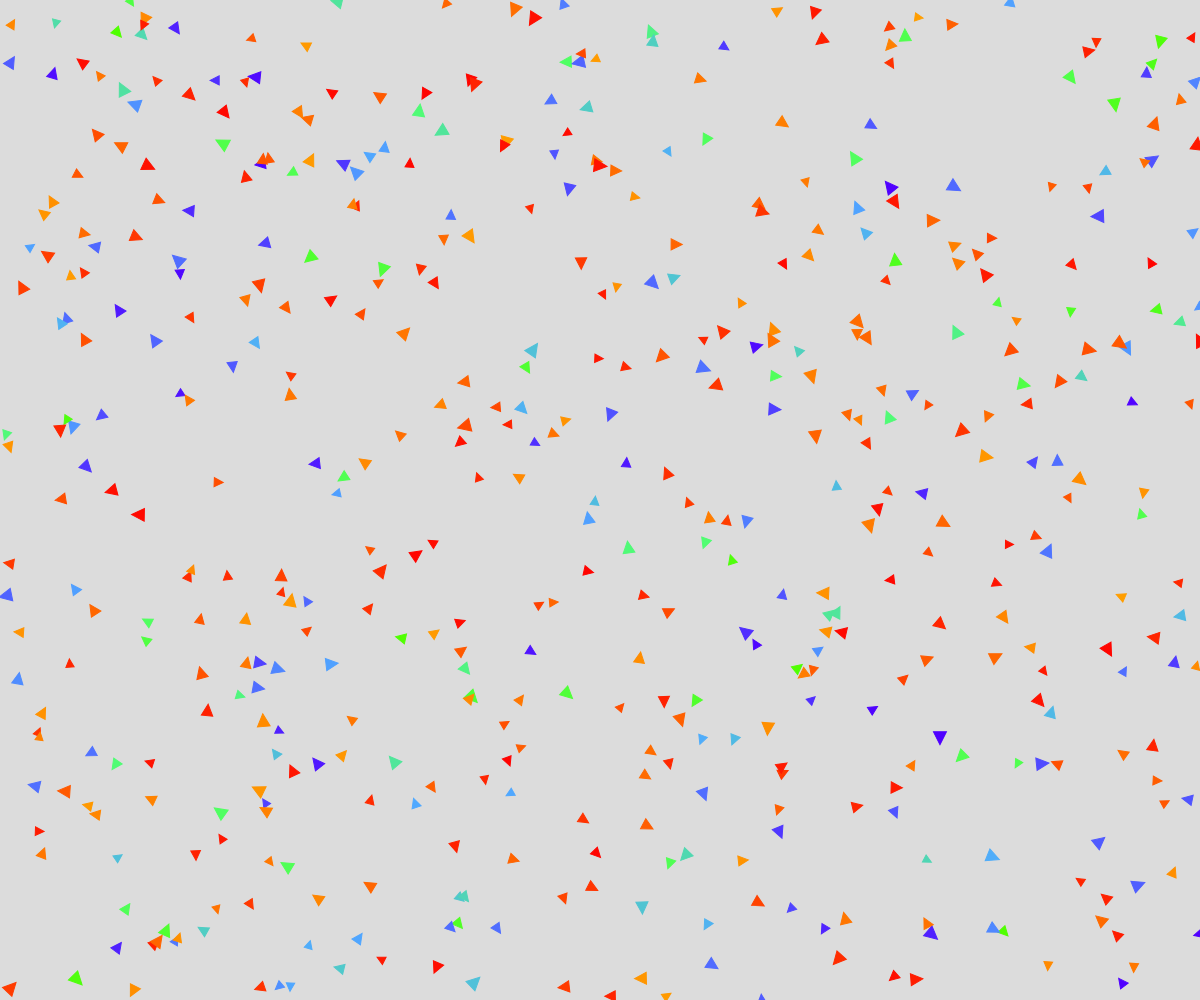
Frame 1 (no input)
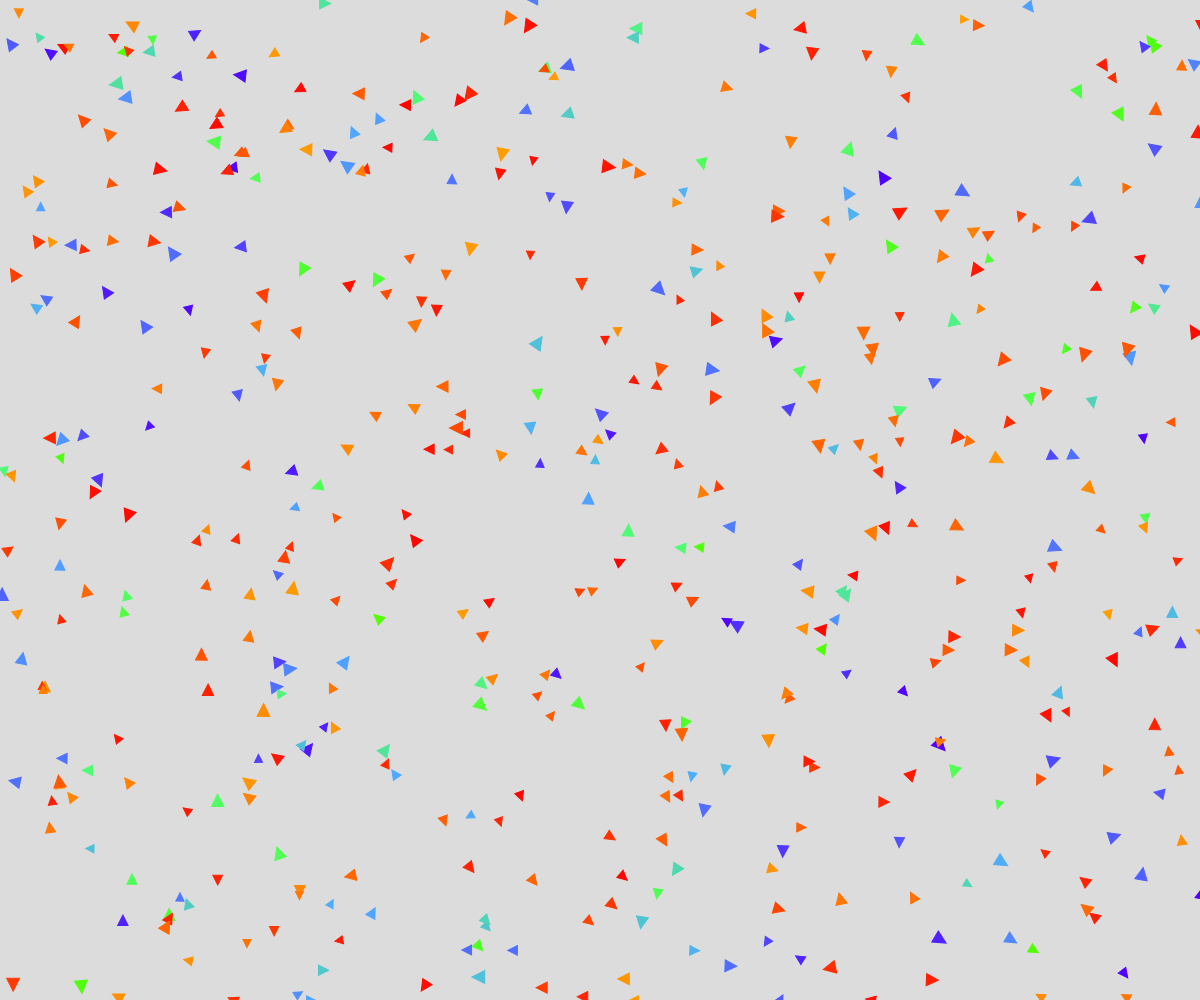
Frame 60 (no input)
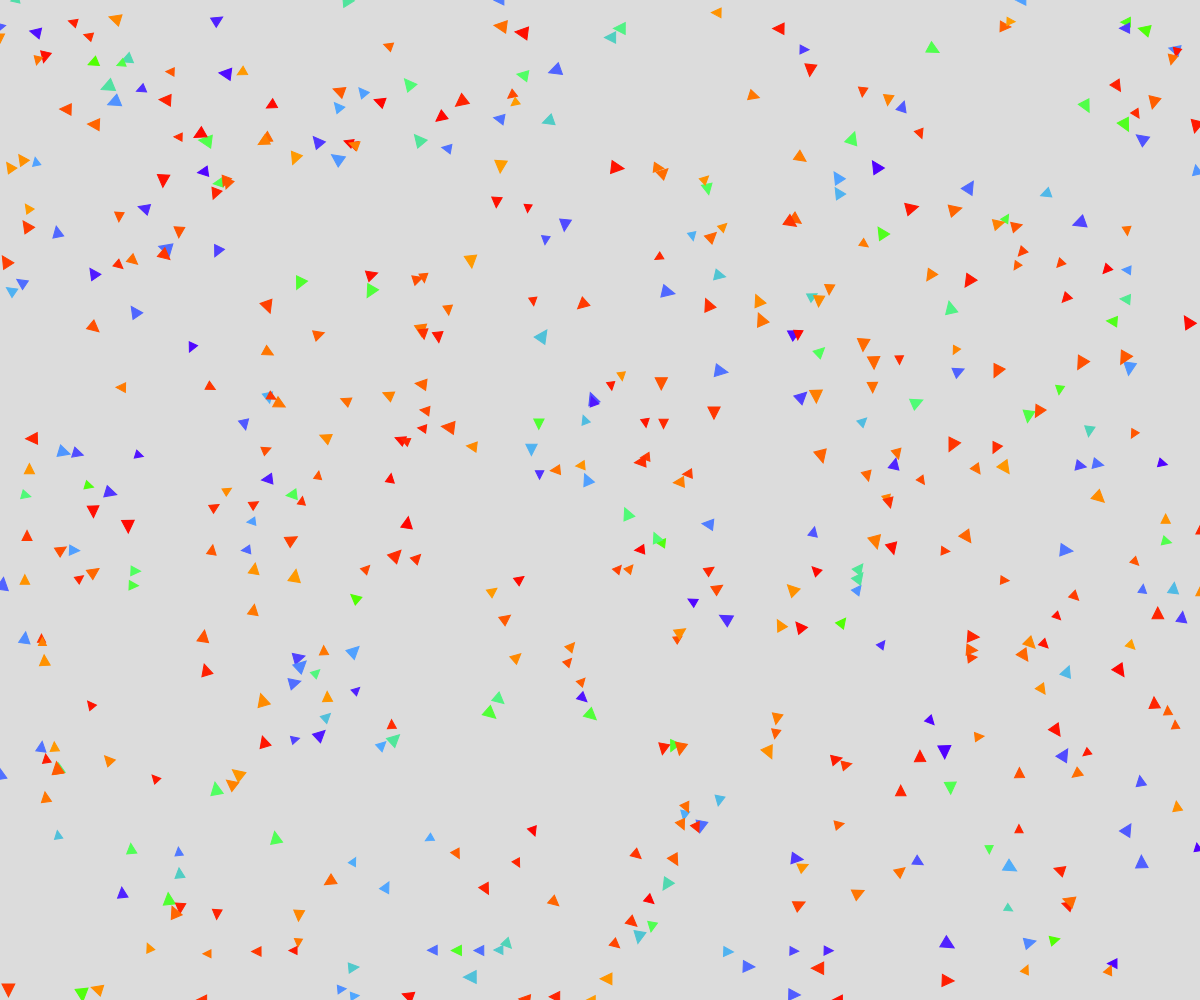
Frame 120 (the mouse pressed at the canvas centre since frame 60)

The p5.js sketch that drew these frames (run headless with seeded random() and noise() and a simulated clock; from frame 60 on, the mouse is pressed at the canvas centre):

// p5.js sketch
// ── sketch.js
let boidsGroup1;
let boidsGroup2;

function setup() {
  createCanvas(windowWidth, windowHeight);
  
  boidsGroup1 = new Boids(200);
  boidsGroup1.setColorRange(color(20,80,0), color(20,0,136));
  
  boidsGroup2 = new Boids(300);
  boidsGroup2.setColorRange(color(150,40,0), color(150,0,0));
}

function draw() {
  background(220);
  
  boidsGroup1.draw();
  boidsGroup2.draw();
}

function mouseClicked() {
  boidsGroup1.addBoid(mouseX, mouseY);
}
// ── boid.js
class Boid{
  constructor(){
    this.direction = p5.Vector.random2D().normalize();
    this.position = createVector(random(width),random(height));
    this.scale = random(8,13);
    this.speed = (2*(14-this.scale)/5);
    this.trimColor = color(0,0,0);
    this.baseColor = color(255,255,255);
  }
  
  draw(){
    let heading = this.direction.heading() - HALF_PI;
    
    let tip = createVector(0,0.5*this.scale);
    
    let right = createVector(0.5*this.scale, -0.5*this.scale);
    
    let left = createVector(-0.5*this.scale, -0.5*this.scale);
    
    push();
    
    translate(this.position.x, this.position.y);
    rotate(heading);
    fill(this.baseColor);
    stroke(this.baseColor);
    triangle(tip.x, tip.y, right.x, right.y, left.x, left.y);
    
    pop();
  }
  
  moveForward(){
    this.position.add(p5.Vector.mult(this.direction, this.speed*deltaTime/50 ));
    
    if(this.position.x > width | this.position.x < 0){
      this.position.x = max(min(this.position.x, width), 0);
      this.direction.x = -this.direction.x;
    }
    
    if(this.position.y > height | this.position.y < 0){
      this.position.y = max(min(this.position.y, height), 0);
      this.direction.y = -this.direction.y;
    }
  }
  
  getDir(){
    return this.direction;
  }
  
  setDir(dir){
    this.direction = p5.Vector.normalize(dir);
  }
  
  getPos(){
    return this.position;
  } 
  
  setPos(pos){
    this.position = pos;
  }
  
  setColor(trim, base){
    this.trimColor = trim;
    this.baseColor = base;
  }
}
// ── boids.js
class Boids{
  constructor(count){
    this.boids = [];
    this.count = count;
    this.grid = new Map();
    this.colorA;
    this.colorB;

    for(let i = 0; i < count; i++){
      this.boids.push(new Boid());
    }
  }
  
  draw(){
    this.grid.clear();
    let gridSize = 10;
    let key;
    let pos;

    for(let i = 0; i < this.count; i++){
      pos = p5.Vector.mult(this.boids[i].getPos(), createVector(gridSize/width,gridSize/height));
      pos.x = round(pos.x);
      pos.y = round(pos.y);
      pos = p5.Vector.mult(pos, createVector(width/gridSize,height/gridSize));

      key = "" + round(pos.x) + "," + round(pos.y);

      if(!this.grid.has(key)){
        this.grid.set(key, new GridContainer());
      }

      this.grid.get(key).addBoid(this.boids[i]);
    }

    for(let i = 0; i < this.count; i++){

      pos = p5.Vector.mult(this.boids[i].getPos(), createVector(gridSize/width, gridSize/height));
      pos.x = round(pos.x);
      pos.y = round(pos.y);
      pos = p5.Vector.mult(pos, createVector(width/gridSize,height/gridSize));

      key = "" + round(pos.x) + "," + round(pos.y);

      let dir = this.boids[i].getDir();
      let avoidDir = createVector(0,0);
      let avoidCount = 0;
      dir.add(p5.Vector.mult(this.grid.get(key).getDir(),0.05));

      for(let x =-3; x <= 3; x++){
        for(let y = -3; y <= 3; y++){
          key = "" + round((pos.x + x*width)/gridSize)*gridSize +"," + round((pos.y + y*height)/gridSize)*gridSize;
          if(this.grid.has(key)){
            let strength = (18 - x*x + y*y)/10*18;
            dir.add(p5.Vector.mult(this.grid.get(key).getDir(), strength));
            //avoidDir.add(p5.Vector.mult(p5.Vector.sub(this.boids[i].getPos(), this.grid.get(key).getAvoid()), strength));
          }
        }
      }

      dir.add(p5.Vector.mult(avoidDir.normalize(),0));
      dir.add(p5.Vector.random2D().normalize().mult(0.05));

      this.boids[i].setDir(dir);
      this.boids[i].moveForward();
      this.boids[i].draw();
    }
  }
  
  setColorRange(a,b){
    this.colorA = a;
    this.colorB = b;
    let trimColor;
    let baseColor;
    for(let i = 0; i < this.count; i++){
      trimColor = lerpColor(this.colorA,this.colorB,random(1));
      baseColor = color(red(trimColor)*4, green(trimColor)*4, blue(trimColor)*4);
      this.boids[i].setColor(trimColor, baseColor);
    }
  }
  
  addBoid(x,y){
    this.boids.push(new Boid());
    this.boids[this.count].setPos(createVector(x, y));
    
    let trimColor = lerpColor(this.colorA,this.colorB,random(1));
    let baseColor = color(red(trimColor)*4, green(trimColor)*4, blue(trimColor)*4);
    this.boids[this.count].setColor(trimColor, baseColor);
    
    this.count++;
  }
}
// ── gridContainer.js
class GridContainer{
  constructor(){
    this.boids = [];
    this.savedDir = false;
    this.dir;
  }
  
  addBoid(boid){
    this.boids.push(boid);
  }
  
  getRAWDir(){
    if(!this.savedDir){
      let dir = createVector(0,0);
    
      for(let i in this.boids){
        dir.add(this.boids[i].getDir());
      }
      
      this.saved = true;
      this.dir = dir;
    }
    
    return this.dir;
  }
  
  getDir(){
    return this.getRAWDir().normalize();
  }
  
  getAvoid(pos){
    let dir = createVector(1,0);
    let diff;
    
    for(let i in this.boids){
      diff = p5.Vector.sub(pos, this.boids[i].getPos());
      
      if(diff.mag() < 10){
        dir.add(diff);
      }
    }
    
    return dir.normalize();
  }
}
